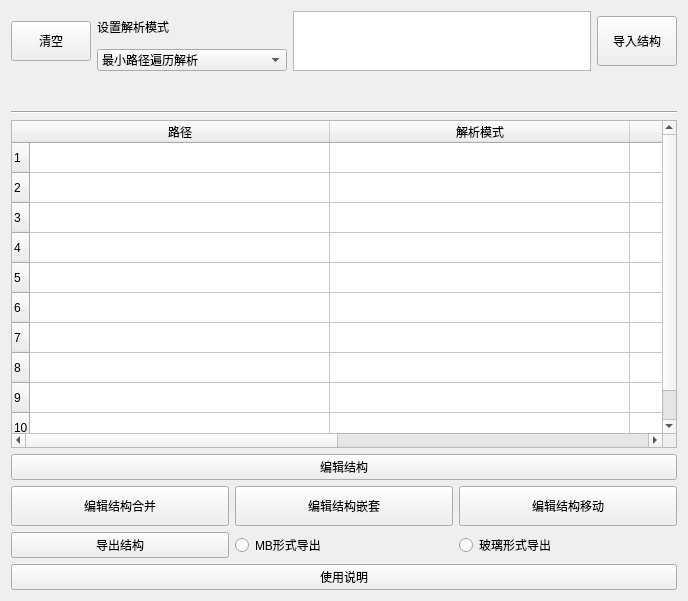
<?xml version="1.0" encoding="UTF-8"?>
<ui version="4.0">
 <class>MCDA</class>
 <widget class="QWidget" name="MCDA">
  <property name="geometry">
   <rect>
    <x>0</x>
    <y>0</y>
    <width>688</width>
    <height>601</height>
   </rect>
  </property>
  <property name="windowTitle">
   <string>MCDA</string>
  </property>
  <layout class="QVBoxLayout" name="verticalLayout_3">
   <item>
    <layout class="QVBoxLayout" name="verticalLayout_2">
     <item>
      <layout class="QHBoxLayout" name="horizontalLayout" stretch="0,0,3,0">
       <property name="topMargin">
        <number>0</number>
       </property>
       <property name="bottomMargin">
        <number>34</number>
       </property>
       <item>
        <widget class="QPushButton" name="clearButton">
         <property name="minimumSize">
          <size>
           <width>0</width>
           <height>40</height>
          </size>
         </property>
         <property name="text">
          <string>清空</string>
         </property>
        </widget>
       </item>
       <item>
        <layout class="QVBoxLayout" name="verticalLayout">
         <item>
          <widget class="QLabel" name="label">
           <property name="text">
            <string>设置解析模式</string>
           </property>
          </widget>
         </item>
         <item>
          <widget class="QComboBox" name="readMode">
           <property name="currentText">
            <string>最小路径遍历解析</string>
           </property>
           <item>
            <property name="text">
             <string>最小路径遍历解析</string>
            </property>
           </item>
           <item>
            <property name="text">
             <string>全位置遍历解析</string>
            </property>
           </item>
           <item>
            <property name="text">
             <string>竖式遍历解析（生成复合结构）</string>
            </property>
           </item>
          </widget>
         </item>
        </layout>
       </item>
       <item>
        <widget class="QTextBrowser" name="ioShower">
         <property name="maximumSize">
          <size>
           <width>16777215</width>
           <height>60</height>
          </size>
         </property>
        </widget>
       </item>
       <item>
        <widget class="QPushButton" name="importButton">
         <property name="minimumSize">
          <size>
           <width>0</width>
           <height>50</height>
          </size>
         </property>
         <property name="text">
          <string>导入结构</string>
         </property>
        </widget>
       </item>
      </layout>
     </item>
     <item>
      <widget class="Line" name="line">
       <property name="orientation">
        <enum>Qt::Horizontal</enum>
       </property>
      </widget>
     </item>
     <item>
      <widget class="QTableWidget" name="displayTable">
       <property name="minimumSize">
        <size>
         <width>0</width>
         <height>300</height>
        </size>
       </property>
       <property name="columnCount">
        <number>4</number>
       </property>
       <attribute name="horizontalHeaderCascadingSectionResizes">
        <bool>true</bool>
       </attribute>
       <attribute name="horizontalHeaderDefaultSectionSize">
        <number>300</number>
       </attribute>
       <attribute name="horizontalHeaderMinimumSectionSize">
        <number>32</number>
       </attribute>
       <attribute name="horizontalHeaderShowSortIndicator" stdset="0">
        <bool>true</bool>
       </attribute>
       <attribute name="horizontalHeaderStretchLastSection">
        <bool>true</bool>
       </attribute>
       <row>
        <property name="text">
         <string>1</string>
        </property>
       </row>
       <row>
        <property name="text">
         <string>2</string>
        </property>
       </row>
       <row>
        <property name="text">
         <string>3</string>
        </property>
       </row>
       <row>
        <property name="text">
         <string>4</string>
        </property>
       </row>
       <row>
        <property name="text">
         <string>5</string>
        </property>
       </row>
       <row>
        <property name="text">
         <string>6</string>
        </property>
       </row>
       <row>
        <property name="text">
         <string>7</string>
        </property>
       </row>
       <row>
        <property name="text">
         <string>8</string>
        </property>
       </row>
       <row>
        <property name="text">
         <string>9</string>
        </property>
       </row>
       <row>
        <property name="text">
         <string>10</string>
        </property>
       </row>
       <column>
        <property name="text">
         <string>路径</string>
        </property>
       </column>
       <column>
        <property name="text">
         <string>解析模式</string>
        </property>
       </column>
       <column/>
       <column/>
      </widget>
     </item>
     <item>
      <layout class="QHBoxLayout" name="horizontalLayout_4"/>
     </item>
     <item>
      <widget class="QPushButton" name="structEditer">
       <property name="text">
        <string>编辑结构</string>
       </property>
      </widget>
     </item>
     <item>
      <layout class="QHBoxLayout" name="horizontalLayout_2">
       <item>
        <widget class="QPushButton" name="structMerge">
         <property name="minimumSize">
          <size>
           <width>0</width>
           <height>40</height>
          </size>
         </property>
         <property name="text">
          <string>编辑结构合并</string>
         </property>
        </widget>
       </item>
       <item>
        <widget class="QPushButton" name="mergeinButton">
         <property name="minimumSize">
          <size>
           <width>0</width>
           <height>40</height>
          </size>
         </property>
         <property name="text">
          <string>编辑结构嵌套</string>
         </property>
        </widget>
       </item>
       <item>
        <widget class="QPushButton" name="moverButton">
         <property name="minimumSize">
          <size>
           <width>0</width>
           <height>40</height>
          </size>
         </property>
         <property name="text">
          <string>编辑结构移动</string>
         </property>
        </widget>
       </item>
      </layout>
     </item>
     <item>
      <layout class="QHBoxLayout" name="horizontalLayout_3">
       <item>
        <widget class="QPushButton" name="saveButton">
         <property name="text">
          <string>导出结构</string>
         </property>
        </widget>
       </item>
       <item>
        <widget class="QRadioButton" name="MBsave">
         <property name="text">
          <string>MB形式导出</string>
         </property>
        </widget>
       </item>
       <item>
        <widget class="QRadioButton" name="GlassSave">
         <property name="text">
          <string>玻璃形式导出</string>
         </property>
        </widget>
       </item>
      </layout>
     </item>
     <item>
      <widget class="QPushButton" name="introButton">
       <property name="text">
        <string>使用说明</string>
       </property>
      </widget>
     </item>
    </layout>
   </item>
  </layout>
 </widget>
 <resources/>
 <connections/>
</ui>
